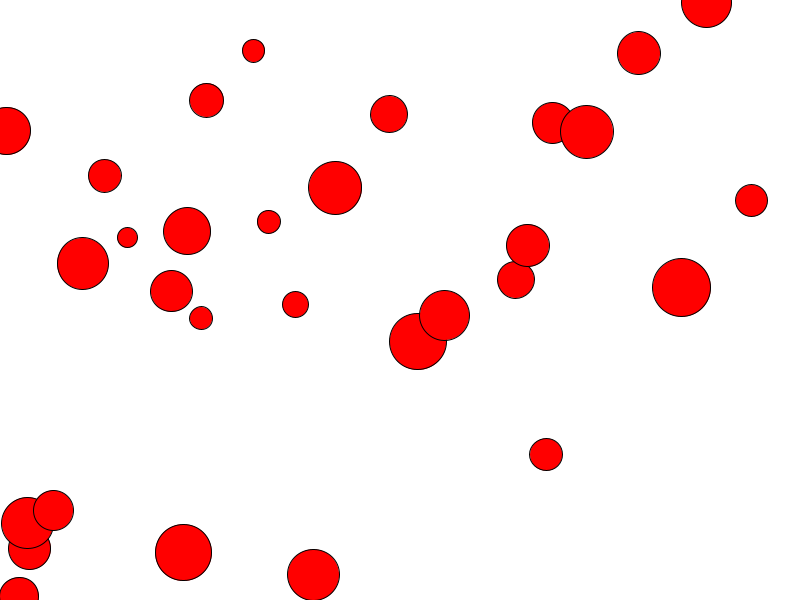
Frame 1 (no input)
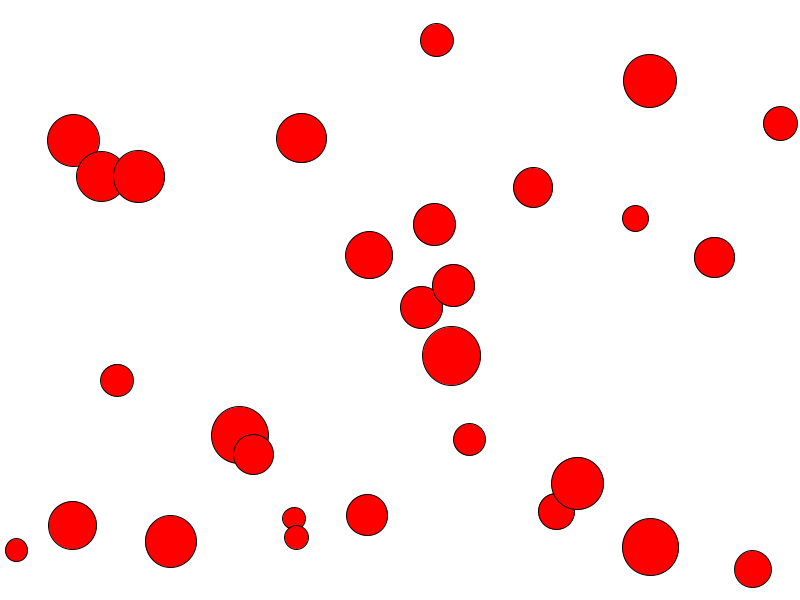
Frame 60 (the mouse pressed at the canvas centre just before this capture)
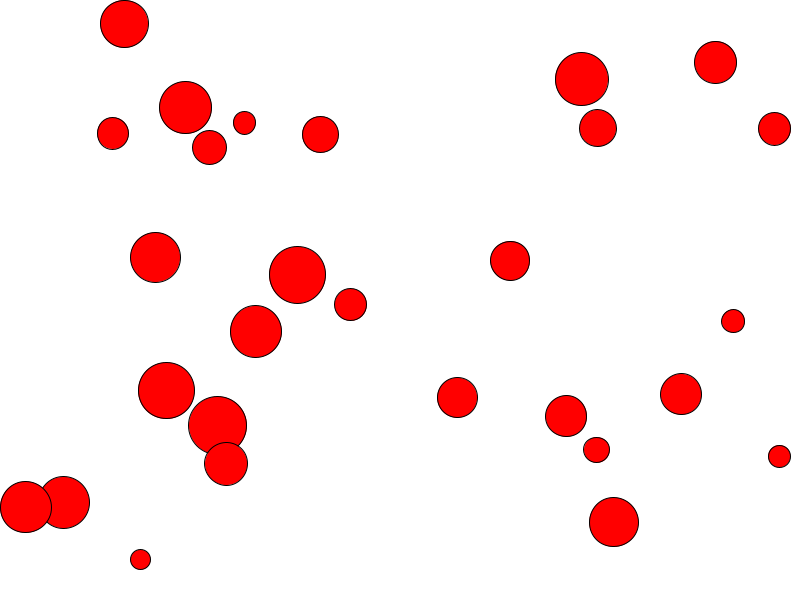
Frame 120 (the mouse held since frame 60 and released just before this capture)

The Processing sketch that drew these frames (run headless with seeded random() and noise(); from frame 60 on, the mouse is pressed at the canvas centre):

// Processing sketch: ArrayListLabSols
// ── ArrayListLabSols.pde
//declare an arrayList of Ball objects
ArrayList<Ball> list;
void setup(){
  size(800,600);
  //initialize arraylist.
  list = new ArrayList<Ball>();
  
  // populate list with 30 Ball objects
  for(int i = 0; i < 30; i++){
      list.add(new Ball(color(255,0,0)));   
    } 
}

void draw(){
  background(255);
  
  // display and move all the objects
  // if the mouse is inside a Ball object 
  // remove it from list
  for(int i=list.size()-1; i>=0; i--){
    list.get(i).display();
    list.get(i).update();
    if(distanceToMouse(list.get(i))<=list.get(i).radius)
      list.remove(i);
    
  }
}

// returns distance of a Ball to the mouse
public float distanceToMouse(Ball a){
  float dx = a.x - mouseX;
  float dy = a.y - mouseY;
  float distance = sqrt(dx*dx+dy*dy);
  return distance; 
}

// ── Ball.pde
/* 
You do not need to write code for this class. 
**/

public class Ball{
  float x, y;
  float radius;
  float change_x, change_y;
  color c; // c = color(255,0,0,) is red
            // c = color(255) is white
            
  // write the constructor that accepts one parameter(color) 
  // randomizing the ball's position, radius, change_x
  // change_y, you must use Math.random and Java casting
  // do not use Processing's random() and Processing casting
  public Ball(color c){
    x = (float)(Math.random() * width);  
    y = (float)(Math.random() * height);
    radius = (float)(Math.random() * 20) + 10;
    change_x = (float)(Math.random() * 20) - 10;
    change_y = (float)(Math.random() * 20) - 10;
    this.c = c;
  }
    
  // write the display() method to draw the ball
  public void display(){
    fill(c);
    ellipse(x, y, 2 * radius, 2 * radius);
  }

  
  // write the update() method to move the ball
  // and bounce if it hits the right/left edge

  public void update(){
    x += change_x;
    y += change_y;
    if(x >= width - radius){
      x = width - radius;
      change_x *= -1;
    }
    else if(x <= radius){
      x = radius;
      change_x *= -1;
    }
    
    if(y >= height - radius){
      y = height - radius;
      change_y *= -1;
    }
    else if(y <= radius){
      y = radius;
      change_y *= -1;
    }
  } 
}
